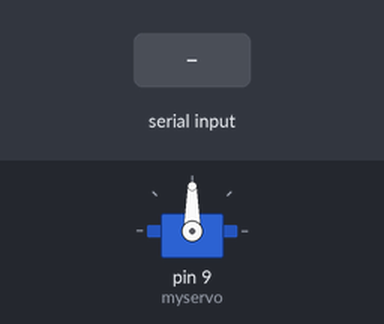
Recording of a sketch running on a simulated Arduino Uno, built with avr-gcc and run on an emulated ATmega328P. Shown: servo. The test bench sets the inputs (shaded band).

Above: at 1.2 s.
1.3 s: "Left" received over Serial
At 6.2 s:
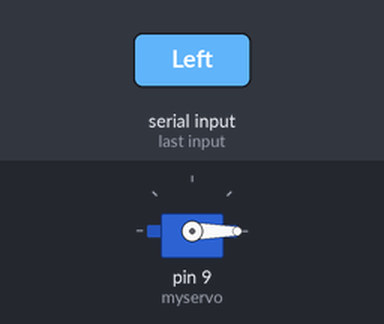
6.5 s: "right" received over Serial
At 7.97 s:
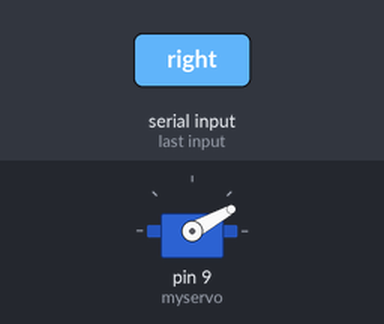
At 11.0 s:
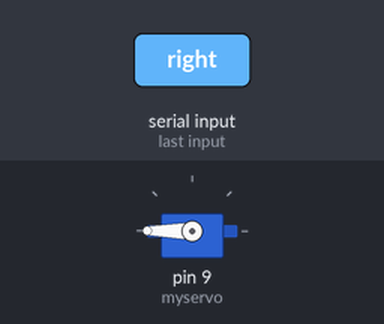
Timing chart, 0 to 12.5 s (numbered marks = the images above; inputs shaded):
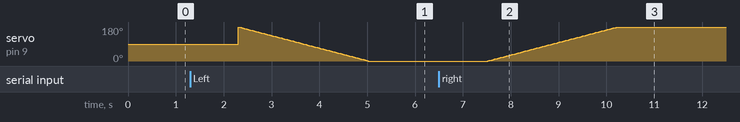

Measured:
- after the input at 6.5 s, servo on pin 9 (myservo): moves from 0° to 180° over 2.7 s, starting after 1.0 s

The sketch:

Servo.ino
```cpp
#include <Servo.h>
Servo myservo;
int pos=0;
void setup() {
  // put your setup code here, to run once:
  Serial.begin(9600);
  myservo.attach(9);
}

void loop() {
  // put your main code here, to run repeatedly:
  while(Serial.available()>0){
    String value =Serial.readString();
    if(value == "Left"){
      for(pos=180; pos>=0; pos-=1){
        myservo.write(pos);
        delay(15);
      }
    }
    else if(value == "right"){
      for(pos=0; pos<=180; pos+=1){
        myservo.write(pos);
        delay(15);
      }
    }
  }

}
```
